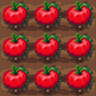

This is a level from a 2D game, rendered from its Tiled map with the project's own tilesets. A one-line summary and the complete map file follow:
An orthogonal 3x3 tile map with 32x32 px tiles, 3 tile layers (Tile Layer 2, Tile Layer 1, Tile Layer 3), 7 tilesets.

<map version="1.0" tiledversion="1.0.2" orientation="orthogonal" renderorder="right-down" width="3" height="3" tilewidth="32" tileheight="32" nextobjectid="1">
 <tileset firstgid="1" name="crop4" tilewidth="32" tileheight="32" tilecount="1" columns="1">
  <image source="../Terrain_Sprites/Object Set/crop4.png" width="32" height="36" />
 </tileset>
 <tileset firstgid="2" name="terrain_atlas" tilewidth="32" tileheight="32" tilecount="1024" columns="32">
  <image source="../Terrain_Sprites/terrain_atlas.png" width="1024" height="1024" />
 </tileset>
 <tileset firstgid="1026" name="crop5" tilewidth="32" tileheight="32" tilecount="1" columns="1">
  <image source="../Terrain_Sprites/Object Set/crop5.png" width="32" height="35" />
 </tileset>
 <tileset firstgid="1027" name="crop6" tilewidth="32" tileheight="32" tilecount="1" columns="1">
  <image source="../Terrain_Sprites/Object Set/crop6.png" width="32" height="31" />
 </tileset>
 <tileset firstgid="1028" name="crop6" tilewidth="32" tileheight="32" tilecount="1" columns="1">
  <image source="../Terrain_Sprites/Object Set/crop6.png" width="33" height="32" />
 </tileset>
 <tileset firstgid="1029" name="crop6" tilewidth="32" tileheight="32" tilecount="1" columns="1">
  <image source="../Terrain_Sprites/Object Set/crop6.png" width="33" height="32" />
 </tileset>
 <tileset firstgid="1030" name="tomato" tilewidth="32" tileheight="32" tilecount="1" columns="1">
  <image source="../Terrain_Sprites/Object Set/tomato.png" width="32" height="33" />
 </tileset>
 <layer name="Tile Layer 2" width="3" height="3">
  <data encoding="csv">
648,584,649,
648,584,649,
648,584,649
</data>
 </layer>
 <layer name="Tile Layer 1" width="3" height="3">
  <data encoding="csv">
1028,1028,1028,
1028,1028,1028,
1028,1028,1028
</data>
 </layer>
 <layer name="Tile Layer 3" width="3" height="3">
  <data encoding="csv">
1030,1030,1030,
1030,1030,1030,
1030,1030,1030
</data>
 </layer>
</map>
